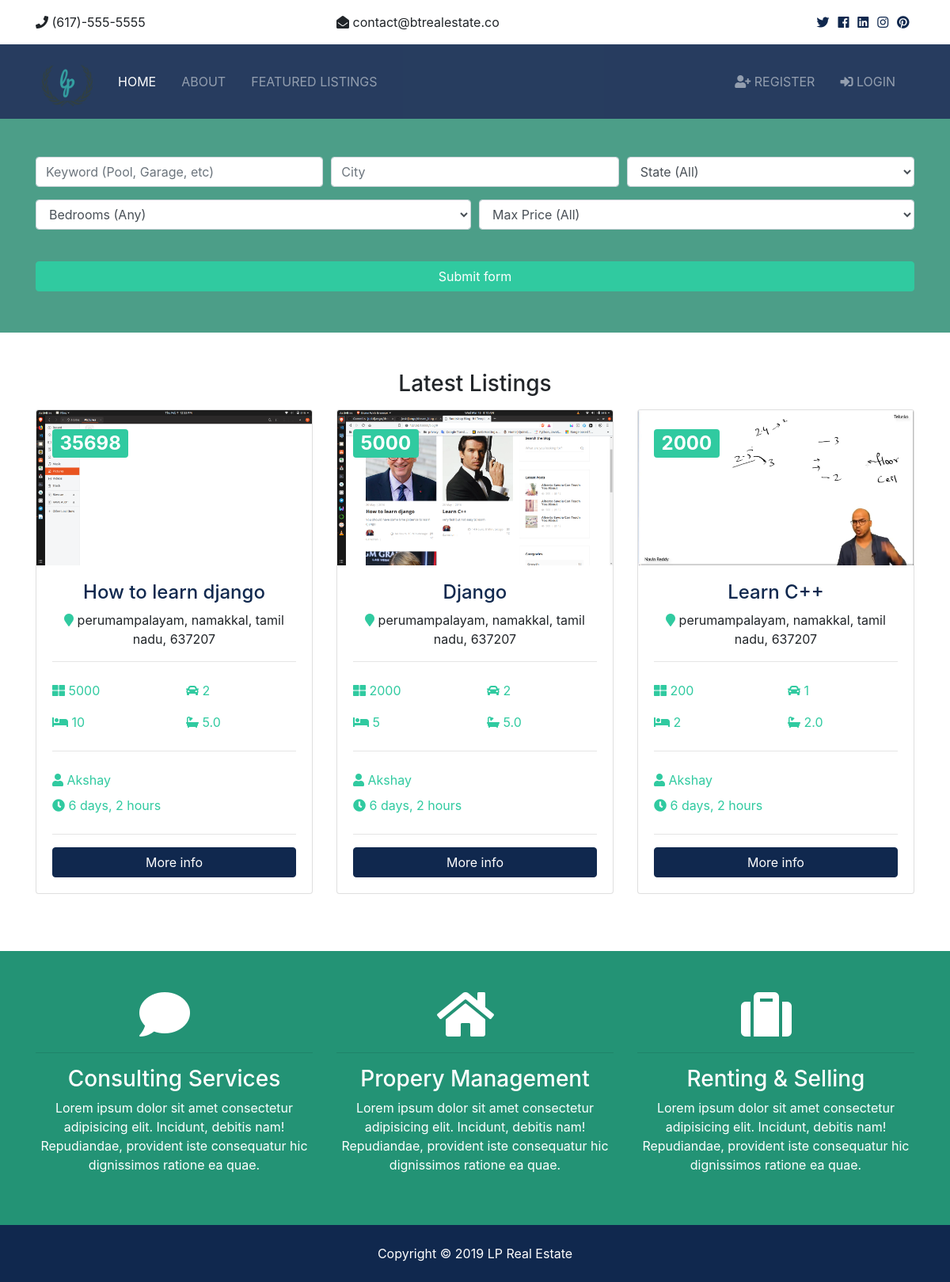
The page / on the database its author committed.
### listings/models.py (models this page shows, shortened)
class Listing(models.Model):
  realtor = models.ForeignKey(Realtor, on_delete=models.DO_NOTHING)
  title = models.CharField(max_length=200)
  address = models.CharField(max_length=200)
  city = models.CharField(max_length=100)
  state = models.CharField(max_length=100)
  zipcode = models.CharField(max_length=20)
  description = models.TextField(blank=True)
  price = models.IntegerField()
  bedrooms = models.IntegerField()
  bathrooms = models.DecimalField(max_digits=2, decimal_places=1)
  garage = models.IntegerField(default=0)
  sqft = models.IntegerField()
  lot_size = models.DecimalField(max_digits=5, decimal_places=1)
  photo_main = models.ImageField(upload_to='photos/%Y/%m/%d/')
  photo_1 = models.ImageField(upload_to='photos/%Y/%m/%d/', blank=True)
  photo_2 = models.ImageField(upload_to='photos/%Y/%m/%d/', blank=True)
  photo_3 = models.ImageField(upload_to='photos/%Y/%m/%d/', blank=True)
  photo_4 = models.ImageField(upload_to='photos/%Y/%m/%d/', blank=True)
  photo_5 = models.ImageField(upload_to='photos/%Y/%m/%d/', blank=True)
  photo_6 = models.ImageField(upload_to='photos/%Y/%m/%d/', blank=True)
  is_published = models.BooleanField(default=True)
  list_date = models.DateTimeField(default=datetime.now, blank=True)

### realtors/models.py (models this page shows)
class Realtor(models.Model):
  name = models.CharField(max_length=200)
  photo = models.ImageField(upload_to='photos/%Y/%m/%d/')
  description = models.TextField(blank=True)
  phone = models.CharField(max_length=20)
  email = models.CharField(max_length=50)
  is_mvp = models.BooleanField(default=False)
  hire_date = models.DateTimeField(default=datetime.now, blank=True)
  def __str__(self):
    return self.name

### pages/views.py (the view)
# urls.py: path('',views.home, name='home'),
def home(request):
    listings = Listing.objects.order_by('-list_date').filter(is_published=True) [:3]
    context = {
        'listings':listings,
        'state_choices':state_choices,
        'bedroom_choices':bedroom_choices,
        'price_choices':price_choices
    }
    return render(request,'pages/index.html',context)

### templates/pages/index.html (shortened to what this page needs)
{% extends "base.html" %}
{% load static %}
{% block content %}
  <section id="showcase-inner" class="showcase-search text-white py-5">
    <div class="container">
      <div class="row text-center">
        <div class="col-md-12">
          <form action="{% url 'search' %}">
            <div class="form-row">
              <div class="col-md-4 mb-3">
                <input type="text" name="keywords" class="form-control" placeholder="Keyword (Pool, Garage, etc)"
                value = {{values.keywords}}>
              </div>
              <div class="col-md-4 mb-3">
                <input type="text" name="city" class="form-control" placeholder="City" value = {{values.city}}>
              </div>
              <div class="col-md-4 mb-3">
                <select name="state" class="form-control">
                  <option selected="true" disabled="disabled">State (All)</option>
                </select>
              </div>
            </div>
            <div class="form-row">
              <div class="col-md-6 mb-3">
                <select name="bedrooms" class="form-control">
                  <option selected="true" disabled="disabled">Bedrooms (Any)</option>
                </select>
              </div>
              <div class="col-md-6 mb-3">
                <select name="price" class="form-control">
                  <option selected="true" disabled="disabled">Max Price (All)</option>
                </select>
              </div>
            </div>
            <button class="btn btn-secondary btn-block mt-4" type="submit">Submit form</button>
          </form>
        </div>
      </div>
    </div>
  </section>
  <section id="listings" class="py-5">
    <div class="container">
      <h3 class="text-center mb-3">Latest Listings</h3>
      <div class="row">
      {% if listings %}
      {% for listing in listings %}
        <div class="col-md-6 col-lg-4 mb-4">
          <div class="card listing-preview">
            <img class="card-img-top" src="{{listing.photo_main.url}}"  alt="">
            <div class="card-img-overlay">
              <h2>
                <span class="badge badge-secondary text-white"> {{listing.price}}</span>
              </h2>
            </div>
            <div class="card-body">
              <div class="listing-heading text-center">
                <h4 class="text-primary"> {{listing.title}}</h4>
                <p>
                  <i class="fas fa-map-marker text-secondary"></i> {{listing.address}}, {{listing.city}}, {{listing.state}}, {{listing.zipcode}}</p>
              </div>
              <hr>
              <div class="row py-2 text-secondary">
                <div class="col-6">
                  <i class="fas fa-th-large"></i> {{listing.sqft}}</div>
                <div class="col-6">
                  <i class="fas fa-car"></i> {{listing.garage}}</div>
              </div>
              <div class="row py-2 text-secondary">
                <div class="col-6">
                  <i class="fas fa-bed"></i> {{listing.bedrooms}}</div>
                <div class="col-6">
                  <i class="fas fa-bath"></i> {{listing.bathrooms}}</div>
              </div>
              <hr>
              <div class="row py-2 text-secondary">
                <div class="col-6">
                  <i class="fas fa-user"></i> {{listing.realtor}}</div>
              </div>
              <div class="row text-secondary pb-2">
                <div class="col-6">
                  <i class="fas fa-clock"></i> {{listing.list_date | timesince}}</div>
              </div>
              <hr>
              <a href="{% url 'listing' listing.id %}" class="btn btn-primary btn-block">More info</a>
            </div>
          </div>
        </div>
      {% endfor %}
      {% else %}
      <div class="container">
      <h4>No lists available </h4>
      </div>
      {% endif %}
      </div>
    </div>
  </section>
  <section id="services" class="py-5 bg-secondary text-white">
    <div class="container">
      <div class="row text-center">
        <div class="col-md-4">
          <i class="fas fa-comment fa-4x mr-4"></i>
          <hr>
          <h3>Consulting Services</h3>
          <p>Lorem ipsum dolor sit amet consectetur adipisicing elit. Incidunt, debitis nam! Repudiandae, provident iste consequatur
            hic dignissimos ratione ea quae.</p>
        </div>
        <div class="col-md-4">
          <i class="fas fa-home fa-4x mr-4"></i>
          <hr>
          <h3>Propery Management</h3>
          <p>Lorem ipsum dolor sit amet consectetur adipisicing elit. Incidunt, debitis nam! Repudiandae, provident iste consequatur
            hic dignissimos ratione ea quae.</p>
        </div>
        <div class="col-md-4">
          <i class="fas fa-suitcase fa-4x mr-4"></i>
          <hr>
          <h3>Renting & Selling</h3>
          <p>Lorem ipsum dolor sit amet consectetur adipisicing elit. Incidunt, debitis nam! Repudiandae, provident iste consequatur
            hic dignissimos ratione ea quae.</p>
        </div>
      </div>
    </div>
  </section>
{% endblock content %}

### static/css/all.css (style rules this page uses)
.fa, .fas, .far, .fal, .fab { -moz-osx-font-smoothing: grayscale; -webkit-font-smoothing: antialiased; display: inline-block; font-style: normal; font-variant: normal; text-rendering: auto; line-height: 1; }
.fa-4x { font-size: 4em; }
.fa-bath:before { content: "\f2cd"; }
.fa-bed:before { content: "\f236"; }
.fa-car:before { content: "\f1b9"; }
.fa-clock:before { content: "\f017"; }
.fa-comment:before { content: "\f075"; }
.fa-home:before { content: "\f015"; }
.fa-map-marker:before { content: "\f041"; }
.fa-suitcase:before { content: "\f0f2"; }
.fa-th-large:before { content: "\f009"; }
.fa-user:before { content: "\f007"; }
.fa, .fas { font-family: 'Font Awesome 5 Free'; font-weight: 900; }

### static/css/style.css (style rules this page uses)
.btn-secondary { color: #fff !important; }
img { width: 100%; }
#services { background: url(../img/building.jpg) no-repeat top center fixed/cover; min-height: 300px; position: relative; overflow: hidden; }
#services::before { content: ''; position: absolute; top: 0; left: 0; min-height: 100%; width: 100%; background: rgba(32, 134, 107, 0.8); }
#showcase-inner { background: url(../img/building.jpg) no-repeat top center fixed/cover; position: relative; overflow: hidden; min-height: 200px; }
#showcase-inner::before { content: ''; position: absolute; top: 0; left: 0; min-height: 100%; width: 100%; background: rgba(32, 134, 107, 0.8); }
#showcase-inner.showcase-search { min-height: 270px; }
.listing-preview a { position: relative; }

### rows shown on the page
Listing: photo_main (picture), price "35698", title "How to learn django", address "perumampalayam", city "namakkal", state "tamil nadu", zipcode "637207", sqft "5000", garage "2", bedrooms "10", bathrooms "5.0", realtor "Akshay", list_date "6 days, 2 hours"
Listing: photo_main (picture), price "5000", title "Django", address "perumampalayam", city "namakkal", state "tamil nadu", zipcode "637207", sqft "2000", garage "2", bedrooms "5", bathrooms "5.0", realtor "Akshay", list_date "6 days, 2 hours"
Listing: photo_main (picture), price "2000", title "Learn C++", address "perumampalayam", city "namakkal", state "tamil nadu", zipcode "637207", sqft "200", garage "1", bedrooms "2", bathrooms "2.0", realtor "Akshay", list_date "6 days, 2 hours"
